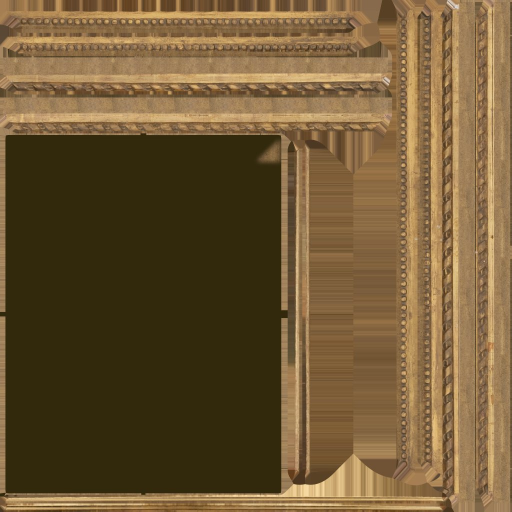
#> input picture Unity/Assets/Art/Mansion/PolyHaven/fancy_picture_frame_01/fancy_picture_frame_01_diff_1k.jpg, 1024 x 1024 px (shown at 1/2 size)
$ python -i bungalow_trim.py   (imports and definitions only)
#> lines starting #> are read from the running program, lines starting #| are printed output that depends on the picture
"""BLINK Bungalow M_Trim trim sheet (Phase 3): strip layout + compositor.

The strip table (STRIPS, v_range) is plain data with no imports, so the Blender kit builder (bungalow_kit.py) maps
every trim piece onto its strip from the same numbers. The compositor needs numpy + Pillow and runs outside Blender:

  python -I tools/blender/bungalow_trim.py --download DIR       fetch the CC0 1K sources, one fresh folder per asset
  python -I tools/blender/bungalow_trim.py --src DIR [--out OUT] composite Trim_Albedo / Trim_Normal / Trim_Mask

-> Unity/Assets/Art/Environment/Bungalow/Textures/Trim/Trim_{Albedo,Normal,Mask}.png (1024 x 1024)

Sheet: 8 horizontal strips of 128 px. Strip k covers V = k/8 .. (k+1)/8 (V = 0 is the bottom row of the image, as in
Blender and Unity UVs). Each strip tiles along U. Kit UVs stay MARGIN_PX inside their strip so mips don't bleed.
Texel scale: 1 UV = TRIM_UV_M metres along U (wood grain runs along U); one strip is 0.25 m tall.
Maps: Albedo sRGB; Normal OpenGL (Y+); Mask linear = URP MetallicSmoothness: R metallic, G AO, B 0, A smoothness.

Sources (all CC0):
  Poly Haven dark_wood (Dimitrios Savva, Dario Barresi, Rico Cilliers)  -> strips 0-2 (varnished wood)
  ambientCG PaintedWood008C                                              -> strips 3-4 (painted wood)
  Poly Haven worn_planks (Dimitrios Savva)                               -> strip 5 (raw lath / joist wood)
  Poly Haven rusty_metal_02 (Rob Tuytel)                                 -> strips 6-7 (painted metal, brass)
"""
import os
import sys

SIZE = 1024
NSTRIP = 8
STRIP_PX = SIZE // NSTRIP      # 128
MARGIN_PX = 4
TRIM_UV_M = 2.0                # metres per UV along U (and V): 1 strip = 128 px = 0.25 m

# id: key used by the kit, what it looks like, what goes on it, source
STRIPS = [
    dict(id=0, key="varnish", look="dark-stained varnished wood, long grain",
         use="skirting, dado / picture rails, cornice, door and window casings, arch and O1 casings + linings, "
             "stringers, window frames and sashes (varnished rooms)", src="dark_wood"),
    dict(id=1, key="varnish_door", look="varnished wood, warmer and more worn varnish",
         use="door leaves (varnished rooms), stair risers, mantel", src="dark_wood"),
    dict(id=2, key="varnish_turned", look="darkest varnish, tight grain",
         use="turned balusters, newel posts, handrails, G1 latch block", src="dark_wood"),
    dict(id=3, key="paint_dark", look="dark olive-brown paint over wood (ref 3)",
         use="bedroom trim, D2 leaf, bedroom window", src="PaintedWood008C"),
    dict(id=4, key="paint_light", look="off-white chipped paint over wood",
         use="kitchen and bathroom trim, D3 / D4 leaves, their windows, bathroom tile cap", src="PaintedWood008C"),
    dict(id=5, key="raw", look="raw weathered boards",
         use="basement joists, trimmers and header, lath, under-stair boarding, D5 ledged door, WL1 boards",
         src="worn_planks"),
    dict(id=6, key="metal_paint", look="cream paint on iron with rust",
         use="radiators, pipes and brackets, G1 gate, hopper frames", src="rusty_metal_02"),
    dict(id=7, key="brass", look="tarnished brass (metallic)",
         use="hinges, knobs, backplates, gate latch, radiator valves", src="rusty_metal_02"),
]
STRIP = {s["key"]: s["id"] for s in STRIPS}


# [5 lines left out: function v_range, not called in this run]


SOURCES = {   # asset -> (provider, files {map: filename})
    "dark_wood": ("polyhaven", ["diff", "nor_gl", "arm"]),
    "worn_planks": ("polyhaven", ["diff", "nor_gl", "arm"]),
    "rusty_metal_02": ("polyhaven", ["diff", "nor_gl", "arm"]),
    "PaintedWood008C": ("ambientcg", ["Color", "NormalGL", "Roughness", "AmbientOcclusion"]),
}
HERE = os.path.dirname(os.path.abspath(__file__))
OUT_DIR = os.path.abspath(os.path.join(HERE, "..", "..", "Unity", "Assets", "Art", "Environment", "Bungalow",
                                       "Textures", "Trim"))


# ------------------------------------------------------------------ download (stdlib only)
# [24 lines left out: function download, not called in this run]


# ------------------------------------------------------------------ compositing (numpy + Pillow)
def _np():
    import site
    if site.getusersitepackages() not in sys.path:      # python -I drops the user site; numpy / Pillow live there
        sys.path.append(site.getusersitepackages())
    import numpy as np
    from PIL import Image
    return np, Image


def _load(src, asset):
    np, Image = _np()
    d = os.path.join(src, "dl_" + asset)

    def rd(name, mode):
        a = np.asarray(Image.open(os.path.join(d, name)).convert(mode), dtype=np.float32) / 255.0
        return a

    if SOURCES[asset][0] == "polyhaven":
        arm = rd(f"{asset}_arm_1k.png", "RGB")
        return dict(base=rd(f"{asset}_diff_1k.png", "RGB"), nrm=rd(f"{asset}_nor_gl_1k.png", "RGB"),
                    ao=arm[..., 0], rough=arm[..., 1], metal=arm[..., 2])
    p = f"{asset}_1K-PNG_"
    return dict(base=rd(p + "Color.png", "RGB"), nrm=rd(p + "NormalGL.png", "RGB"), ao=rd(p + "AmbientOcclusion.png", "L"),
                rough=rd(p + "Roughness.png", "L"), metal=None)


# [61 lines left out: functions _rows, _rot90, _tile_half, _widest_board, _resize_rows, not called in this run]


def _lum(c):
    return c[..., 0] * 0.2126 + c[..., 1] * 0.7152 + c[..., 2] * 0.0722


# [7 lines left out: function _flatten, not called in this run]


def strip_maps(src):
    """[(base, nrm, ao, rough, metal)] for strips 0..7, each 128 x 1024."""
    np, _ = _np()
    wood = _load(src, "dark_wood")
    paint = _load(src, "PaintedWood008C")
    raw = _rot90(_load(src, "worn_planks"))
    metal = _tile_half(_load(src, "rusty_metal_02"))
    out = []

    # [6 lines left out: function varnish, not called in this run]

    out.append(varnish(96, (0.95, 0.72, 0.52), 1.15, 0.28, 0.40))          # 0 dark-stained varnish
    out.append(varnish(430, (1.10, 0.86, 0.62), 1.05, 0.36, 0.45))         # 1 warmer, more worn
    out.append(varnish(800, (0.80, 0.60, 0.45), 1.25, 0.25, 0.35))         # 2 darkest, turned work
    s = _rows(paint, 210)                                                    # 3 dark paint, as scanned
    out.append((np.clip(s["base"] * 0.85, 0, 1), s["nrm"], s["ao"], np.clip(s["rough"] * 0.95, 0, 1),
                0.0 * s["ao"]))
    s = _rows(paint, 610)                                                    # 4 off-white paint
    lum = _lum(s["base"])
    rel = np.clip(lum / (lum.mean() + 1e-6), 0.2, 1.8)[..., None]
    cream = np.array((0.80, 0.77, 0.68))
    dirt = np.array((0.42, 0.38, 0.30))
    t = np.clip((rel - 0.55) / 0.6, 0, 1)
    out.append((np.clip(dirt + (cream - dirt) * t, 0, 1), s["nrm"], s["ao"], np.clip(s["rough"] * 0.85 + 0.08, 0, 1),
                0.0 * s["ao"]))
    r0, n = _widest_board(raw)                                               # 5 raw boards: one board, grain along U
    s = _resize_rows(raw, r0, n)
    out.append((np.clip(s["base"] * 0.9, 0, 1), s["nrm"], s["ao"], np.clip(s["rough"], 0.55, 1), 0.0 * s["ao"]))
    s = _rows(metal, 300)                                                    # 6 painted iron (radiators, pipes)
    b = s["base"]
    sat = b.max(-1) - b.min(-1)
    q = np.quantile(sat, 0.78)                                              # keep ~20 % rust, the rest paint
    rust = np.clip((sat - q) / 0.08, 0, 1)[..., None]
    paint_c = np.array((0.74, 0.70, 0.58)) * (0.75 + 0.3 * _lum(b)[..., None])
    rust_c = b ** 1.3 * np.array((0.75, 0.6, 0.5))
    base = paint_c * (1 - rust) + rust_c * rust
    out.append((np.clip(base, 0, 1), s["nrm"], s["ao"], np.clip(0.45 + 0.45 * rust[..., 0] + 0.1 * s["rough"], 0, 1),
                0.0 * s["ao"]))
    s = _rows(metal, 700)                                                    # 7 tarnished brass
    b = s["base"]
    sat = b.max(-1) - b.min(-1)
    q = np.quantile(sat, 0.7)
    tarn = np.clip((sat - q) / 0.1, 0, 1)[..., None] * 0.8
    brass = np.array((0.80, 0.62, 0.33))
    dark = np.array((0.22, 0.17, 0.10))
    base = brass * (1 - 0.75 * tarn) + dark * 0.75 * tarn
    out.append((np.clip(base, 0, 1), _flatten(s["nrm"], 0.6), s["ao"],
                np.clip(0.28 + 0.5 * tarn[..., 0], 0, 1), np.clip(1 - 0.8 * tarn[..., 0], 0, 1)))
    return out


# [22 lines left out: function build, not called in this run]


# [6 lines not run here, left out]

>>> import cv2
>>> picture = cv2.imread('../../Unity/Assets/Art/Mansion/PolyHaven/fancy_picture_frame_01/fancy_picture_frame_01_diff_1k.jpg', cv2.IMREAD_GRAYSCALE)
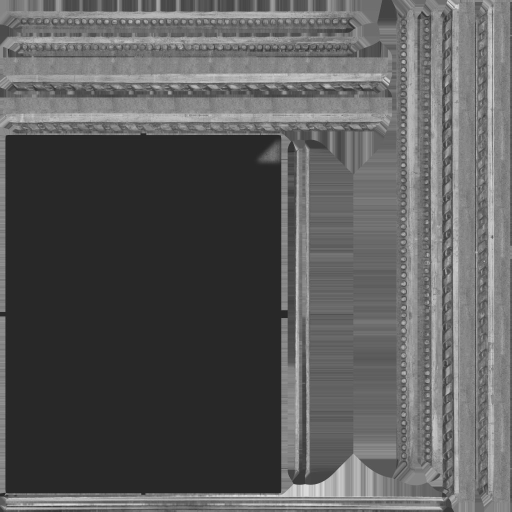
#> picture: shape (1024, 1024) (shown at 1/2 size); min 23, max 227, mean 91.6
>>> result = strip_maps(picture)
#> (the run stopped early here; a loop or call above may not have finished)
